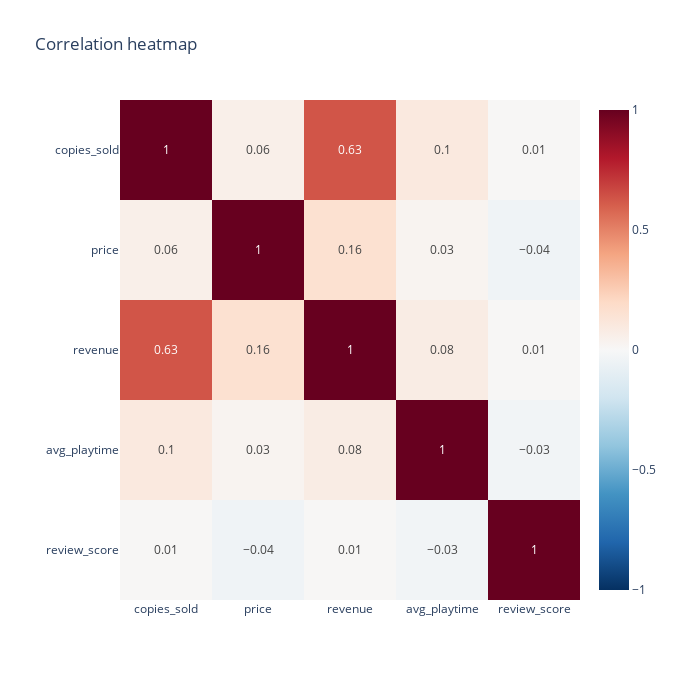

The notebook cell saved with this chart:
### Code cell
# def plot_correlation_heatmap() -> plt.Figure:
#     plt.figure()
#     sns.heatmap(
#         top_1500_steam[top_1500_steam.select_dtypes(include="number").columns].corr(),
#         annot=True,
#     )
#     return plt.gcf()
# fig = plot_correlation_heatmap()

def plot_correlation_heatmap() -> go.Figure:
    corr_matrix = top_1500_steam.select_dtypes(include='number').drop('steam_id', axis=1).corr()
    corr_matrix = np.round(corr_matrix, 2)

    fig = px.imshow(
        corr_matrix,
        text_auto=True, 
        color_continuous_scale='RdBu_r',
        zmin=-1,
        zmax=1,
        aspect="auto"
    )
    
    fig.update_layout(
        title='Correlation heatmap',
        width=700,
        height=700,
        margin=dict(l=120, r=120, t=100, b=100)
    )
    
    return fig

fig = plot_correlation_heatmap()
fig.show()

### Figure 1 — Plotly figure (JSON) as saved in the notebook; plotly's stock layout.template omitted (floating-point values rounded to 4 significant figures)
{"data": [{"coloraxis": "coloraxis", "hovertemplate": "x: %{x}<br>y: %{y}<br>color: %{z}<extra></extra>", "name": "0", "texttemplate": "%{z}", "type": "heatmap", "x": ["copies_sold", "price", "revenue", "avg_playtime", "review_score"], "xaxis": "x", "y": ["copies_sold", "price", "revenue", "avg_playtime", "review_score"], "yaxis": "y", "z": [[1, 0.06, 0.63, 0.1, 0.01], [0.06, 1, 0.16, 0.03, -0.04], [0.63, 0.16, 1, 0.08, 0.01], [0.1, 0.03, 0.08, 1, -0.03], [0.01, -0.04, 0.01, -0.03, 1]]}], "layout": {"coloraxis": {"cmax": 1, "cmin": -1, "colorscale": [[0, "rgb(5,48,97)"], [0.1, "rgb(33,102,172)"], [0.2, "rgb(67,147,195)"], [0.3, "rgb(146,197,222)"], [0.4, "rgb(209,229,240)"], [0.5, "rgb(247,247,247)"], [0.6, "rgb(253,219,199)"], [0.7, "rgb(244,165,130)"], [0.8, "rgb(214,96,77)"], [0.9, "rgb(178,24,43)"], [1, "rgb(103,0,31)"]]}, "height": 700, "margin": {"b": 100, "l": 120, "r": 120, "t": 100}, "title": {"text": "Correlation heatmap"}, "width": 700, "xaxis": {"anchor": "y", "domain": [0, 1]}, "yaxis": {"anchor": "x", "autorange": "reversed", "domain": [0, 1]}}}
